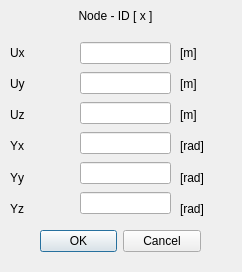
<?xml version="1.0" encoding="UTF-8"?>
<ui version="4.0">
 <class>Dialog</class>
 <widget class="QDialog" name="Dialog">
  <property name="geometry">
   <rect>
    <x>0</x>
    <y>0</y>
    <width>242</width>
    <height>272</height>
   </rect>
  </property>
  <property name="windowTitle">
   <string>Dialog</string>
  </property>
  <widget class="QWidget" name="widget" native="true">
   <property name="geometry">
    <rect>
     <x>0</x>
     <y>0</y>
     <width>241</width>
     <height>271</height>
    </rect>
   </property>
   <widget class="QWidget" name="verticalLayoutWidget">
    <property name="geometry">
     <rect>
      <x>0</x>
      <y>0</y>
      <width>231</width>
      <height>31</height>
     </rect>
    </property>
    <layout class="QVBoxLayout" name="verticalLayout">
     <item>
      <widget class="QLabel" name="label">
       <property name="text">
        <string>Node - ID [ x ]</string>
       </property>
       <property name="alignment">
        <set>Qt::AlignCenter</set>
       </property>
      </widget>
     </item>
    </layout>
   </widget>
   <widget class="QWidget" name="verticalLayoutWidget_2">
    <property name="geometry">
     <rect>
      <x>10</x>
      <y>40</y>
      <width>61</width>
      <height>181</height>
     </rect>
    </property>
    <layout class="QVBoxLayout" name="verticalLayout_2">
     <item>
      <widget class="QLabel" name="label_2">
       <property name="text">
        <string>Ux</string>
       </property>
      </widget>
     </item>
     <item>
      <widget class="QLabel" name="label_3">
       <property name="text">
        <string>Uy</string>
       </property>
      </widget>
     </item>
     <item>
      <widget class="QLabel" name="label_4">
       <property name="text">
        <string>Uz</string>
       </property>
      </widget>
     </item>
     <item>
      <widget class="QLabel" name="label_6">
       <property name="text">
        <string>Yx</string>
       </property>
      </widget>
     </item>
     <item>
      <widget class="QLabel" name="label_7">
       <property name="text">
        <string>Yy</string>
       </property>
      </widget>
     </item>
     <item>
      <widget class="QLabel" name="label_5">
       <property name="text">
        <string>Yz</string>
       </property>
      </widget>
     </item>
    </layout>
   </widget>
   <widget class="QWidget" name="verticalLayoutWidget_3">
    <property name="geometry">
     <rect>
      <x>80</x>
      <y>40</y>
      <width>91</width>
      <height>181</height>
     </rect>
    </property>
    <layout class="QVBoxLayout" name="verticalLayout_3">
     <item>
      <widget class="QLineEdit" name="lineEdit_3"/>
     </item>
     <item>
      <widget class="QLineEdit" name="lineEdit_2"/>
     </item>
     <item>
      <widget class="QLineEdit" name="lineEdit"/>
     </item>
     <item>
      <widget class="QLineEdit" name="lineEdit_5"/>
     </item>
     <item>
      <widget class="QLineEdit" name="lineEdit_6"/>
     </item>
     <item>
      <widget class="QLineEdit" name="lineEdit_4"/>
     </item>
    </layout>
   </widget>
   <widget class="QWidget" name="verticalLayoutWidget_4">
    <property name="geometry">
     <rect>
      <x>180</x>
      <y>40</y>
      <width>51</width>
      <height>181</height>
     </rect>
    </property>
    <layout class="QVBoxLayout" name="verticalLayout_4">
     <item>
      <widget class="QLabel" name="label_9">
       <property name="text">
        <string>[m]</string>
       </property>
      </widget>
     </item>
     <item>
      <widget class="QLabel" name="label_8">
       <property name="text">
        <string>[m]</string>
       </property>
      </widget>
     </item>
     <item>
      <widget class="QLabel" name="label_11">
       <property name="text">
        <string>[m]</string>
       </property>
      </widget>
     </item>
     <item>
      <widget class="QLabel" name="label_12">
       <property name="text">
        <string>[rad]</string>
       </property>
      </widget>
     </item>
     <item>
      <widget class="QLabel" name="label_13">
       <property name="text">
        <string>[rad]</string>
       </property>
      </widget>
     </item>
     <item>
      <widget class="QLabel" name="label_10">
       <property name="text">
        <string>[rad]</string>
       </property>
      </widget>
     </item>
    </layout>
   </widget>
   <widget class="QDialogButtonBox" name="buttonBox">
    <property name="geometry">
     <rect>
      <x>40</x>
      <y>230</y>
      <width>161</width>
      <height>23</height>
     </rect>
    </property>
    <property name="standardButtons">
     <set>QDialogButtonBox::Cancel|QDialogButtonBox::Ok</set>
    </property>
   </widget>
  </widget>
 </widget>
 <resources/>
 <connections/>
</ui>
